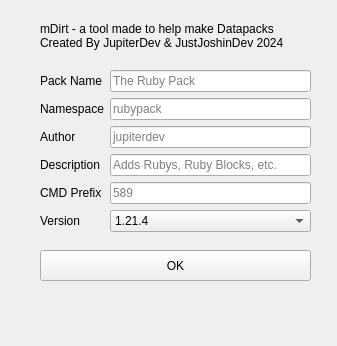
<?xml version="1.0" encoding="UTF-8"?>
<ui version="4.0">
 <class>Form</class>
 <widget class="QWidget" name="Form">
  <property name="geometry">
   <rect>
    <x>0</x>
    <y>0</y>
    <width>337</width>
    <height>346</height>
   </rect>
  </property>
  <property name="windowTitle">
   <string>Datapack Details</string>
  </property>
  <widget class="QPushButton" name="packGenerate">
   <property name="geometry">
    <rect>
     <x>40</x>
     <y>250</y>
     <width>271</width>
     <height>31</height>
    </rect>
   </property>
   <property name="toolTip">
    <string>&lt;html&gt;&lt;head/&gt;&lt;body&gt;&lt;p&gt;Sets the details!&lt;/p&gt;&lt;/body&gt;&lt;/html&gt;</string>
   </property>
   <property name="text">
    <string>OK</string>
   </property>
  </widget>
  <widget class="QWidget" name="formLayoutWidget">
   <property name="geometry">
    <rect>
     <x>40</x>
     <y>70</y>
     <width>271</width>
     <height>171</height>
    </rect>
   </property>
   <layout class="QFormLayout" name="formLayout">
    <item row="0" column="0">
     <widget class="QLabel" name="packNameLabel">
      <property name="text">
       <string>Pack Name</string>
      </property>
     </widget>
    </item>
    <item row="0" column="1">
     <widget class="QLineEdit" name="packName">
      <property name="toolTip">
       <string>&lt;html&gt;&lt;head/&gt;&lt;body&gt;&lt;p&gt;The name of your Data &amp;amp; Resource packs!&lt;/p&gt;&lt;/body&gt;&lt;/html&gt;</string>
      </property>
      <property name="placeholderText">
       <string>The Ruby Pack</string>
      </property>
     </widget>
    </item>
    <item row="1" column="0">
     <widget class="QLabel" name="packNamespaceLabel">
      <property name="text">
       <string>Namespace</string>
      </property>
     </widget>
    </item>
    <item row="1" column="1">
     <widget class="QLineEdit" name="packNamespace">
      <property name="toolTip">
       <string>&lt;html&gt;&lt;head/&gt;&lt;body&gt;&lt;p&gt;The namespace for your packs. This is what the game uses to recognize your packs.&lt;/p&gt;&lt;/body&gt;&lt;/html&gt;</string>
      </property>
      <property name="placeholderText">
       <string>rubypack</string>
      </property>
     </widget>
    </item>
    <item row="2" column="0">
     <widget class="QLabel" name="packAuthorLabel">
      <property name="text">
       <string>Author</string>
      </property>
     </widget>
    </item>
    <item row="2" column="1">
     <widget class="QLineEdit" name="packAuthor">
      <property name="whatsThis">
       <string>&lt;html&gt;&lt;head/&gt;&lt;body&gt;&lt;p&gt;You!&lt;/p&gt;&lt;/body&gt;&lt;/html&gt;</string>
      </property>
      <property name="placeholderText">
       <string>jupiterdev</string>
      </property>
     </widget>
    </item>
    <item row="3" column="0">
     <widget class="QLabel" name="packDescriptionLabel">
      <property name="text">
       <string>Description</string>
      </property>
     </widget>
    </item>
    <item row="3" column="1">
     <widget class="QLineEdit" name="packDescription">
      <property name="toolTip">
       <string>&lt;html&gt;&lt;head/&gt;&lt;body&gt;&lt;p&gt;The description for your packs!&lt;/p&gt;&lt;/body&gt;&lt;/html&gt;</string>
      </property>
      <property name="placeholderText">
       <string>Adds Rubys, Ruby Blocks, etc.</string>
      </property>
     </widget>
    </item>
    <item row="4" column="0">
     <widget class="QLabel" name="packCMDPrefixLabel">
      <property name="text">
       <string>CMD Prefix</string>
      </property>
     </widget>
    </item>
    <item row="4" column="1">
     <widget class="QLineEdit" name="packCMDPrefix">
      <property name="toolTip">
       <string>&lt;html&gt;&lt;head/&gt;&lt;body&gt;&lt;p&gt;&lt;span style=&quot; font-weight:700;&quot;&gt;LEGACY! Only used in 1.21.3. &lt;/span&gt;&lt;span style=&quot; font-style:italic;&quot;&gt;Note that you still must fill it in!&lt;/span&gt;&lt;br/&gt;A 3 digit number used to figure out the Custom Model Data for your custom blocks &amp;amp; items.&lt;/p&gt;&lt;/body&gt;&lt;/html&gt;</string>
      </property>
      <property name="placeholderText">
       <string>589</string>
      </property>
     </widget>
    </item>
    <item row="5" column="0">
     <widget class="QLabel" name="packVersionLabel">
      <property name="text">
       <string>Version</string>
      </property>
     </widget>
    </item>
    <item row="5" column="1">
     <widget class="QComboBox" name="packVersion">
      <property name="toolTip">
       <string>&lt;html&gt;&lt;head/&gt;&lt;body&gt;&lt;p&gt;The version your packs will work for.&lt;br/&gt;&lt;span style=&quot; font-weight:700;&quot;&gt;1.21.4 highly recommended!&lt;/span&gt;&lt;/p&gt;&lt;/body&gt;&lt;/html&gt;</string>
      </property>
      <item>
       <property name="text">
        <string>1.21.4</string>
       </property>
      </item>
      <item>
       <property name="text">
        <string>1.21.3</string>
       </property>
      </item>
     </widget>
    </item>
   </layout>
  </widget>
  <widget class="QLabel" name="titleLabel">
   <property name="geometry">
    <rect>
     <x>40</x>
     <y>10</y>
     <width>271</width>
     <height>51</height>
    </rect>
   </property>
   <property name="text">
    <string>mDirt - a tool made to help make Datapacks
Created By JupiterDev &amp; JustJoshinDev 2024</string>
   </property>
  </widget>
 </widget>
 <resources/>
 <connections/>
</ui>
